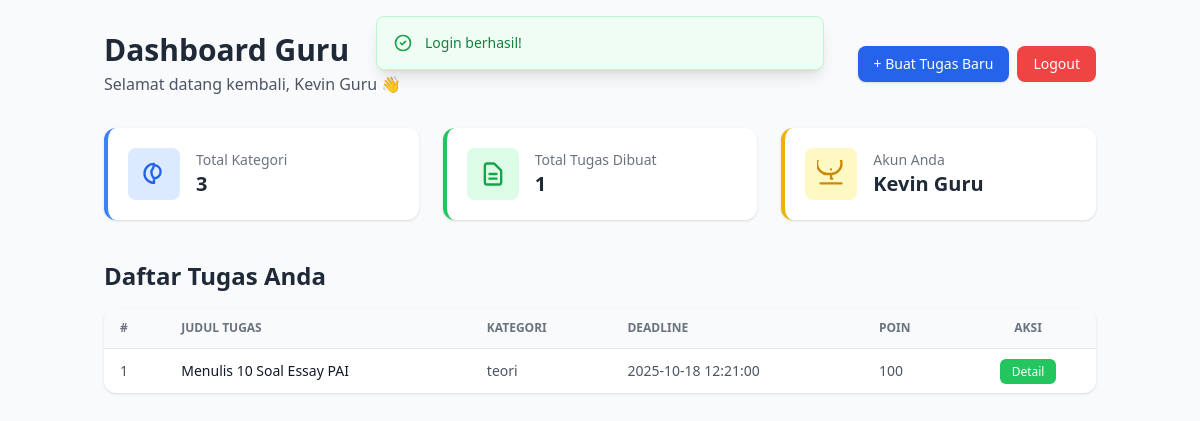
/?route=guru/dashboard (signed in), run on an earlier commit of the app's database.
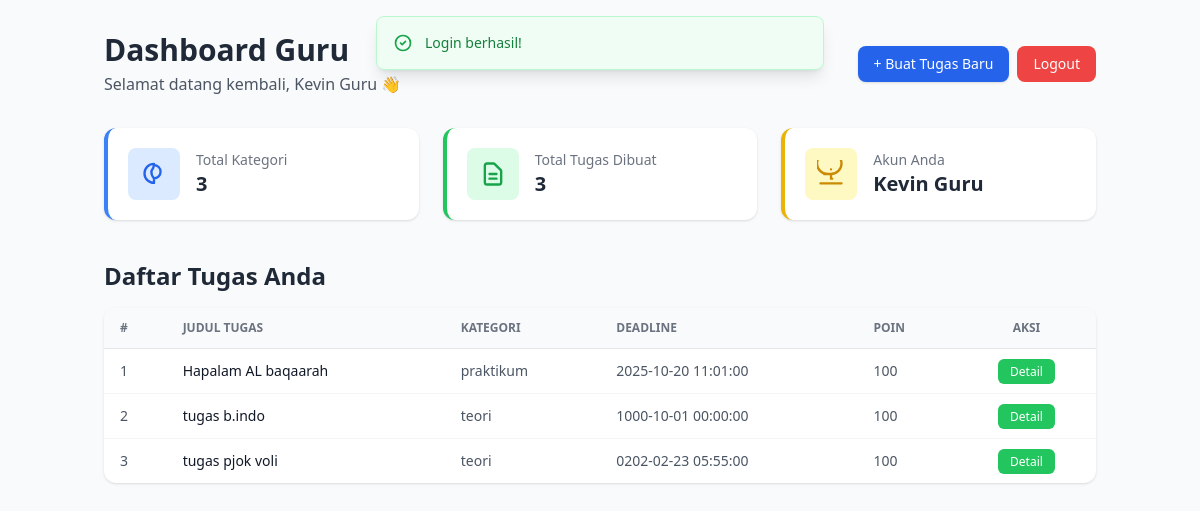
And on a later commit of the database.
### tables this page shows
CREATE TABLE `tugas` (
  `id_tugas` int NOT NULL,
  `judul_tugas` varchar(200) NOT NULL,
  `deskripsi` text,
  `id_guru` int NOT NULL,
  `id_kategori` int NOT NULL,
  `tanggal_mulai` datetime DEFAULT CURRENT_TIMESTAMP,
  `tanggal_deadline` datetime NOT NULL,
  `durasi_estimasi` int DEFAULT NULL,
  `poin_nilai` int DEFAULT '100',
  `instruksi_pengumpulan` text,
  `lampiran_guru` varchar(255) DEFAULT NULL,
  `status_tugas` enum('aktif','ditutup','dibatalkan') DEFAULT 'aktif',
  `tanggal_dibuat` datetime DEFAULT CURRENT_TIMESTAMP,
  `tanggal_diperbarui` datetime DEFAULT CURRENT_TIMESTAMP ON UPDATE CURRENT_TIMESTAMP,
  `kelas` varchar(20) DEFAULT NULL
);

CREATE TABLE `kategori_tugas` (
  `id_kategori` int NOT NULL,
  `nama_kategori` enum('praktikum','teori','proyek') NOT NULL,
  `deskripsi` text,
  `warna` varchar(7) DEFAULT '#6c757d'
);

### app/Controllers/TugasController.php (called while the page is built, shortened)
<?php
require_once __DIR__ . '/../Models/Tugas.php';
require_once __DIR__ . '/../Models/KategoriTugas.php';
class TugasController {
    private $tugasModel;
    private $kategoriModel;
    private $basePath;
    public function __construct($pdo) {
        $this->tugasModel = new Tugas($pdo);
        $this->kategoriModel = new KategoriTugas($pdo);
        $this->basePath = dirname(__DIR__, 2);
    }
    public function index() {
        $user = $_SESSION['user'] ?? null;
        $tugas = $this->tugasModel->allByGuru($user['id_user']);
        $kategori = $this->kategoriModel->all();
        $view = include $this->basePath . '/resources/views/guru/dashboard_guru.php';
    }
}

### index.php (called while the page is built, shortened)
<?php
require_once __DIR__ . '/routes/web.php';
?>

### app/Models/KategoriTugas.php (called while the page is built, shortened)
<?php
class KategoriTugas {
    private $pdo;
    private $table = "kategori_tugas";
    public function __construct($pdo) {
        $this->pdo = $pdo;
    }
    public function all() {
        $stmt = $this->pdo->query("SELECT * FROM {$this->table} ORDER BY nama_kategori");
        return $stmt->fetchAll(PDO::FETCH_ASSOC);
    }
}

### app/Models/Tugas.php (called while the page is built, shortened)
<?php
class Tugas {
    private $pdo;
    private $table = "tugas";
    public function __construct($pdo) {
        $this->pdo = $pdo;
    }
    public function allByGuru($id_guru) {
        $sql = "SELECT t.*, k.nama_kategori
                FROM {$this->table} t
                JOIN kategori_tugas k ON t.id_kategori = k.id_kategori
                WHERE t.id_guru = ?
                ORDER BY t.tanggal_deadline DESC";
        $stmt = $this->pdo->prepare($sql);
        $stmt->execute([$id_guru]);
        return $stmt->fetchAll(PDO::FETCH_ASSOC);
    }
}

### resources/views/guru/dashboard_guru.php (the view, shortened to what this page needs)
<!DOCTYPE html>
<html lang="id">
<head>
    <script src="https://cdn.tailwindcss.com"></script>
</head>
<body class="bg-gray-50 min-h-screen font-sans">
<?php if (!empty($_SESSION['message'])): ?>
    <div id="notifMessage" class="fixed top-4 left-1/2 transform -translate-x-1/2 max-w-md w-full z-50 transition-opacity duration-500 opacity-100">
        <div class="flex items-start gap-3 p-4 rounded-lg border shadow-lg
            <?php if ($_SESSION['message']['type'] === 'success'): ?>
                bg-green-50 border-green-200 text-green-700
            <?php else: ?>
                bg-red-50 border-red-200 text-red-700
            <?php endif; ?>">
            <?php if ($_SESSION['message']['type'] === 'success'): ?>
                <svg class="w-5 h-5 text-green-600" xmlns="http://www.w3.org/2000/svg" fill="none" viewBox="0 0 24 24" stroke="currentColor">
                    <path stroke-linecap="round" stroke-linejoin="round" stroke-width="2" d="M9 12l2 2 4-4m6 2a9 9 0 11-18 0 9 9 0 0118 0z" />
                </svg>
            <?php endif; ?>
            <span class="font-medium text-sm"><?= htmlspecialchars($_SESSION['message']['text']) ?></span>
        </div>
    </div>
<?php endif; ?>
<div class="container mx-auto px-4 py-8">
    <header class="flex flex-col md:flex-row justify-between items-start md:items-center gap-4 mb-8">
        <div>
            <h1 class="text-2xl md:text-3xl font-bold text-gray-800">Dashboard Guru</h1>
            <p class="text-gray-600 mt-1">
                Selamat datang kembali, <?= htmlspecialchars($_SESSION['user']['nama_lengkap'] ?? $_SESSION['user']['username'] ?? 'Guru') ?> 👋
            </p>
        </div>
        <div class="flex flex-wrap gap-2">
            <a href="?route=guru/tugas/tambah"
               class="px-4 py-2 bg-blue-600 text-white text-sm font-medium rounded-lg hover:bg-blue-700 shadow transition">
                + Buat Tugas Baru
            </a>
            <button onclick="openLogoutModal()"
                    class="px-4 py-2 bg-red-500 text-white text-sm font-medium rounded-lg hover:bg-red-600 transition">
                Logout
            </button>
        </div>
    </header>
    <section class="grid grid-cols-1 sm:grid-cols-2 lg:grid-cols-3 gap-6 mb-10">
        <div
            onclick="openCategoryModal()"
            role="button"
            tabindex="0"
            class="bg-white p-5 rounded-xl shadow hover:shadow-md transition cursor-pointer border-l-4 border-blue-500"
        >
            <div class="flex items-center gap-4">
                <div class="bg-blue-100 p-3 rounded-lg">
                    <svg xmlns="http://www.w3.org/2000/svg" class="w-7 h-7 text-blue-600" fill="none" viewBox="0 0 24 24" stroke="currentColor">
                        <path stroke-linecap="round" stroke-linejoin="round" stroke-width="2" d="M12 4.354a4 4 0 110 11.292M12 19.646a8 8 0 110-16.292c0 2.368-.84 4.548-2.236 6.186a8.01 8.01 0 002.236 6.186z" />
                    </svg>
                </div>
                <div>
                    <p class="text-gray-500 text-sm">Total Kategori</p>
                    <p class="text-xl font-bold text-gray-800"><?= count($kategori ?? []) ?></p>
                </div>
            </div>
        </div>
        <div class="bg-white p-5 rounded-xl shadow border-l-4 border-green-500">
            <div class="flex items-center gap-4">
                <div class="bg-green-100 p-3 rounded-lg">
                </div>
                <div>
                    <p class="text-gray-500 text-sm">Total Tugas Dibuat</p>
                    <p class="text-xl font-bold text-gray-800"><?= count($tugas ?? []) ?></p>
                </div>
            </div>
        </div>
        <div class="bg-white p-5 rounded-xl shadow border-l-4 border-yellow-500">
            <div class="flex items-center gap-4">
                <div class="bg-yellow-100 p-3 rounded-lg">
                    <svg xmlns="http://www.w3.org/2000/svg" class="w-7 h-7 text-yellow-600" fill="none" viewBox="0 0 24 24" stroke="currentColor">
                        <path stroke-linecap="round" stroke-linejoin="round" stroke-width="2" d="M13 16h-1v-4h-1m1-4h.01M12 20h9M3 20h9m-6-8h6a9 9 0 100-18H9a9 9 0 000 18z" />
                    </svg>
                </div>
                <div>
                    <p class="text-gray-500 text-sm">Akun Anda</p>
                    <p class="text-xl font-bold text-gray-800"><?= htmlspecialchars($_SESSION['user']['nama_lengkap'] ?? '-') ?></p>
                </div>
            </div>
        </div>
    </section>
    <section>
        <h2 class="text-xl md:text-2xl font-semibold text-gray-800 mb-4">Daftar Tugas Anda</h2>
        <div class="bg-white rounded-xl shadow overflow-hidden table-wrapper">
            <?php if (!empty($tugas)): ?>
                <table class="min-w-full divide-y divide-gray-200 text-sm">
                    <thead class="bg-gray-50">
                        <tr>
                            <th class="px-4 py-3 text-left text-xs font-semibold text-gray-500 uppercase">#</th>
                            <th class="px-4 py-3 text-left text-xs font-semibold text-gray-500 uppercase">Judul Tugas</th>
                            <th class="px-4 py-3 text-left text-xs font-semibold text-gray-500 uppercase">Kategori</th>
                            <th class="px-4 py-3 text-left text-xs font-semibold text-gray-500 uppercase">Deadline</th>
                            <th class="px-4 py-3 text-left text-xs font-semibold text-gray-500 uppercase">Poin</th>
                            <th class="px-4 py-3 text-center text-xs font-semibold text-gray-500 uppercase">Aksi</th>
                        </tr>
                    </thead>
                    <tbody class="divide-y divide-gray-100">
                        <?php foreach ($tugas as $i => $t): ?>
                            <tr class="hover:bg-gray-50 transition">
                                <td class="px-4 py-3 text-gray-600"><?= $i + 1 ?></td>
                                <td class="px-4 py-3 font-medium text-gray-900"><?= htmlspecialchars($t['judul_tugas']) ?></td>
                                <td class="px-4 py-3 text-gray-600"><?= htmlspecialchars($t['nama_kategori'] ?? '-') ?></td>
                                <td class="px-4 py-3 text-gray-600"><?= htmlspecialchars($t['tanggal_deadline']) ?></td>
                                <td class="px-4 py-3 text-gray-600"><?= htmlspecialchars($t['poin_nilai']) ?></td>
                                <td class="px-4 py-3 text-center">
                                    <a href="?route=guru/tugas/detail&id=<?= $t['id_tugas'] ?>"
                                       class="px-3 py-1 bg-green-500 text-white text-xs rounded-md hover:bg-green-600 transition">
                                        Detail
                                    </a>
                                </td>
                            </tr>
                        <?php endforeach; ?>
                    </tbody>
                </table>
            <?php else: ?>
                <div class="px-6 py-10 text-center text-gray-500">
                    Belum ada tugas yang Anda buat.
                </div>
            <?php endif; ?>
        </div>
    </section>
</div>
</body>
</html>

### routes/web.php (shortened to what this page needs)
<?php
$basePath = dirname(__DIR__);
require_once $basePath . '/includes/db_config.php';
require_once $basePath . '/app/Models/Tugas.php';
require_once $basePath . '/app/Models/KategoriTugas.php';
require_once $basePath . '/app/Controllers/TugasController.php';
function safeGetRoute(): string {
    $r = filter_input(INPUT_GET, 'route');
    return $r ?: 'home';
}
$route           = safeGetRoute();
$tugasGuruCtrl   = new TugasController($pdo);
switch ($route) {
    case 'guru/dashboard':
        $tugasGuruCtrl->index();
        break;
}

### resources/views/guru/dashboard_guru.php (style rules this page uses)
.table-wrapper { overflow-x: auto; }

What changed in the data, as far as the page shows it:
removed tugas: judul_tugas "Menulis 10 Soal Essay PAI", id_kategori.nama_kategori "teori", tanggal_deadline "2025-10-18 12:21:00", poin_nilai "100"
added tugas: judul_tugas "Hapalam AL baqaarah", id_kategori.nama_kategori "praktikum", tanggal_deadline "2025-10-20 11:01:00", poin_nilai "100"
added tugas: judul_tugas "tugas b.indo", id_kategori.nama_kategori "teori", tanggal_deadline "1000-10-01 00:00:00", poin_nilai "100"
added tugas: judul_tugas "tugas pjok voli", id_kategori.nama_kategori "teori", tanggal_deadline "0202-02-23 05:55:00", poin_nilai "100"
Also different on the page:
count($tugas ?? []): "1" → "3"
